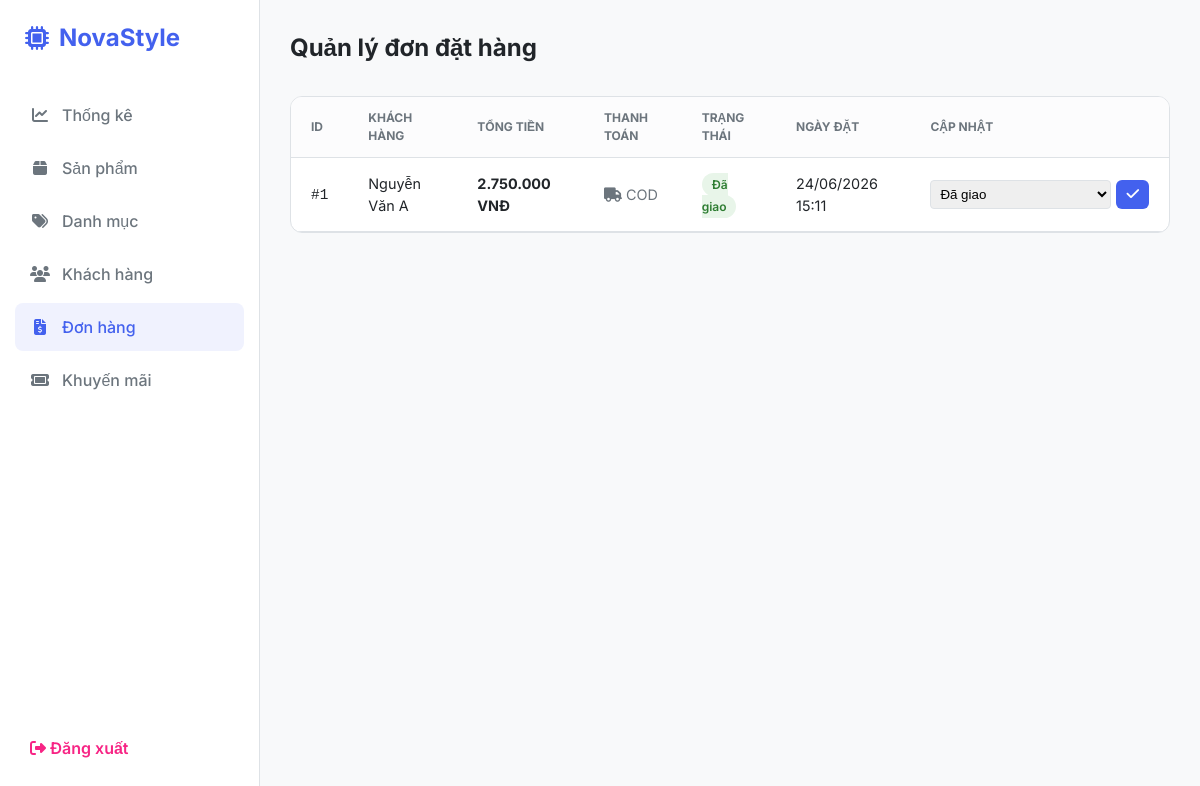
The app's page /admin.php?tab=orders (signed in) with its own data.
### tables this page shows
CREATE TABLE `orders` (
  `id` int(11) NOT NULL AUTO_INCREMENT,
  `user_id` int(11) NOT NULL,
  `total_amount` decimal(10,2) NOT NULL,
  `status` enum('pending','processing','shipped','delivered','cancelled') DEFAULT 'pending',
  `shipping_address` text NOT NULL,
  `payment_method` varchar(50) NOT NULL DEFAULT 'cod',
  `voucher_code` varchar(50) DEFAULT NULL,
  `discount_amount` decimal(10,2) DEFAULT '0.00',
  `created_at` timestamp DEFAULT CURRENT_TIMESTAMP,
  PRIMARY KEY (`id`),
  KEY `user_id` (`user_id`),
  CONSTRAINT `fk_orders_user` FOREIGN KEY (`user_id`) REFERENCES `users` (`id`) ON DELETE CASCADE
);

CREATE TABLE `users` (
  `id` int(11) NOT NULL AUTO_INCREMENT,
  `username` varchar(50) NOT NULL,
  `full_name` varchar(100) NOT NULL,
  `gender` varchar(10) DEFAULT NULL,
  `email` varchar(100) NOT NULL,
  `phone` varchar(20) DEFAULT NULL,
  `address` text,
  `password_hash` varchar(255) NOT NULL,
  `role` enum('customer','admin') DEFAULT 'customer',
  `status` enum('active','locked') DEFAULT 'active',
  `ai_style_preference` json DEFAULT NULL COMMENT 'JSON lưu thói quen mua sắm cho AI phân tích',
  `created_at` timestamp DEFAULT CURRENT_TIMESTAMP,
  PRIMARY KEY (`id`),
  UNIQUE KEY `username` (`username`),
  UNIQUE KEY `email` (`email`)
);

### admin.php (the view, shortened to what this page needs)
<?php
require_once 'db.php';
$orders = $conn->query("SELECT o.*, u.full_name as customer_name FROM orders o JOIN users u ON o.user_id = u.id ORDER BY o.created_at DESC")->fetchAll();
$active_tab = $_GET['tab'] ?? $active_tab ?? 'dashboard';
?>
<!DOCTYPE html>
<html lang="vi">
<head>
    <link rel="stylesheet" href="https://cdnjs.cloudflare.com/ajax/libs/font-awesome/6.4.0/css/all.min.css">
</head>
<body>
<div class="admin-container">
    <aside class="sidebar">
        <div class="logo">
            <a href="index.php" style="text-decoration: none; color: inherit; display: flex; align-items: center; gap: 10px;">
                <i class="fa-solid fa-microchip"></i> NovaStyle
            </a>
        </div>
        <ul class="menu">
            <li class="menu-item"><a href="?tab=dashboard" class="menu-link <?= $active_tab == 'dashboard' ? 'active' : '' ?>"><i class="fa-solid fa-chart-line"></i> Thống kê</a></li>
            <li class="menu-item"><a href="?tab=products" class="menu-link <?= $active_tab == 'products' ? 'active' : '' ?>"><i class="fa-solid fa-box"></i> Sản phẩm</a></li>
            <li class="menu-item"><a href="?tab=categories" class="menu-link <?= $active_tab == 'categories' ? 'active' : '' ?>"><i class="fa-solid fa-tags"></i> Danh mục</a></li>
            <li class="menu-item"><a href="?tab=customers" class="menu-link <?= $active_tab == 'customers' ? 'active' : '' ?>"><i class="fa-solid fa-users"></i> Khách hàng</a></li>
            <li class="menu-item"><a href="?tab=orders" class="menu-link <?= $active_tab == 'orders' ? 'active' : '' ?>"><i class="fa-solid fa-file-invoice-dollar"></i> Đơn hàng</a></li>
            <li class="menu-item"><a href="?tab=vouchers" class="menu-link <?= $active_tab == 'vouchers' ? 'active' : '' ?>"><i class="fa-solid fa-ticket"></i> Khuyến mãi</a></li>
        </ul>
        <div style="padding: 20px 30px;"><a href="logout.php" style="color: var(--danger); text-decoration: none; font-weight: 600;"><i class="fa-solid fa-right-from-bracket"></i> Đăng xuất</a></div>
    </aside>
    <main class="main-content">
        <?php if ($active_tab == 'orders'): ?>
            <div class="header"><h1>Quản lý đơn đặt hàng</h1></div>
            <div class="card">
                <div class="table-responsive">
                    <table>
                        <thead>
                            <tr>
                                <th>ID</th>
                                <th>Khách hàng</th>
                                <th>Tổng tiền</th>
                                <th>Thanh toán</th>
                                <th>Trạng thái</th>
                                <th>Ngày đặt</th>
                                <th>Cập nhật</th>
                            </tr>
                        </thead>
                        <tbody>
                            <?php foreach($orders as $o): ?>
                            <tr>
                                <td><code>#<?= $o['id'] ?></code></td>
                                <td><?= htmlspecialchars($o['customer_name']) ?></td>
                                <td><strong><?= number_format($o['total_amount'], 0, ',', '.') ?> VNĐ</strong></td>
                                <td>
                                    <?php if(isset($o['payment_method']) && $o['payment_method'] === 'online'): ?>
                                        <span style="color: var(--secondary); font-weight: 600;"><i class="fa-solid fa-credit-card"></i> Online</span>
                                    <?php else: ?>
                                        <span style="color: var(--text-muted);"><i class="fa-solid fa-truck"></i> COD</span>
                                    <?php endif; ?>
                                </td>
                                <td>
                                    <?php
                                        $admin_status_labels = [
                                            'pending' => 'Chờ thanh toán',
                                            'processing' => 'Đã thanh toán / Đang chuẩn bị',
                                            'shipped' => 'Đang giao',
                                            'delivered' => 'Đã giao',
                                            'cancelled' => 'Đã hủy'
                                        ];
                                        $lbl_status = $admin_status_labels[$o['status']] ?? $o['status'];
                                    ?>
                                    <span class="badge badge-<?= $o['status'] ?>"><?= $lbl_status ?></span>
                                </td>
                                <td><?= date('d/m/Y H:i', strtotime($o['created_at'])) ?></td>
                                <td>
                                    <form method="POST" style="display:flex; gap:5px;">
                                        <select name="status" style="padding: 5px; border-radius: 4px; border: 1px solid var(--border);">
                                            <option value="delivered" <?= $o['status'] == 'delivered' ? 'selected' : '' ?>>Đã giao</option>
                                        </select>
                                        <button type="submit" class="btn btn-primary" style="padding: 5px 10px;"><i class="fa-solid fa-check"></i></button>
                                    </form>
                                </td>
                            </tr>
                            <?php endforeach; ?>
                        </tbody>
                    </table>
                </div>
            </div>
        <?php endif; ?>
    </main>
</div>
</body>
</html>

### admin.php (style rules this page uses)
:root { --primary: #4361ee; --secondary: #7209b7; --success: #4cc9f0; --danger: #f72585; --warning: #ff9f1c; --bg-body: #f8f9fa; --bg-sidebar: #ffffff; --text-main: #212529; --text-muted: #6c757d; --border: #dee2e6; }
* { margin: 0; padding: 0; box-sizing: border-box; }
body { font-family: 'Inter', sans-serif; background: var(--bg-body); color: var(--text-main); line-height: 1.5; }
.admin-container { display: flex; min-height: 100vh; }
.sidebar { width: 260px; background: var(--bg-sidebar); border-right: 1px solid var(--border); padding: 20px 0; display: flex; flex-direction: column; position: fixed; height: 100vh; }
.logo { padding: 0 25px 30px; font-size: 1.5rem; font-weight: 700; color: var(--primary); display: flex; align-items: center; gap: 10px; }
.menu { list-style: none; flex: 1; }
.menu-item { margin: 5px 15px; }
.menu-link { display: flex; align-items: center; gap: 12px; padding: 12px 15px; text-decoration: none; color: var(--text-muted); border-radius: 8px; transition: all 0.3s; font-weight: 500; }
.menu-link:hover, .menu-link.active { background: rgba(67, 97, 238, 0.08); color: var(--primary); }
.menu-link i { width: 20px; text-align: center; }
.main-content { flex: 1; margin-left: 260px; padding: 30px; }
.header { display: flex; justify-content: space-between; align-items: center; margin-bottom: 30px; }
.header h1 { font-size: 1.5rem; font-weight: 700; }
.card { background: #fff; border-radius: 12px; border: 1px solid var(--border); overflow: hidden; margin-bottom: 30px; }
.btn { padding: 8px 16px; border-radius: 6px; border: none; cursor: pointer; font-weight: 500; display: inline-flex; align-items: center; gap: 8px; text-decoration: none; font-size: 0.9rem; }
.btn-primary { background: var(--primary); color: #fff; }
.table-responsive { overflow-x: auto; }
table { width: 100%; border-collapse: collapse; }
th { background: #fcfcfd; padding: 12px 20px; text-align: left; font-size: 0.75rem; color: var(--text-muted); text-transform: uppercase; border-bottom: 1px solid var(--border); }
td { padding: 15px 20px; border-bottom: 1px solid var(--border); font-size: 0.9rem; vertical-align: middle; }
.badge { padding: 4px 10px; border-radius: 20px; font-size: 0.75rem; font-weight: 600; }
.badge-delivered { background: #e8f5e9; color: #2e7d32; }

### records on screen
orders: id "1", user.full_name "Nguyễn Văn A", total_amount "2.750.000", payment_method "COD", status "Đã giao", created_at "24/06/2026 15:11"
